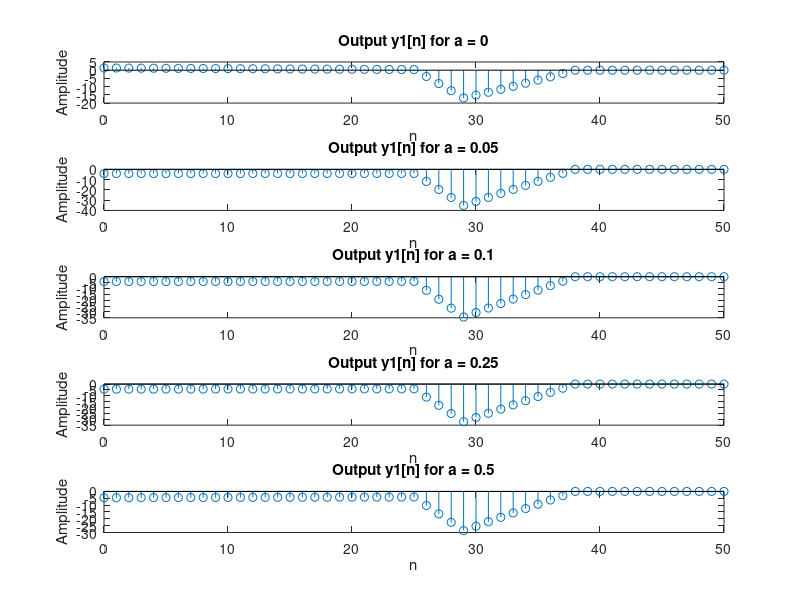
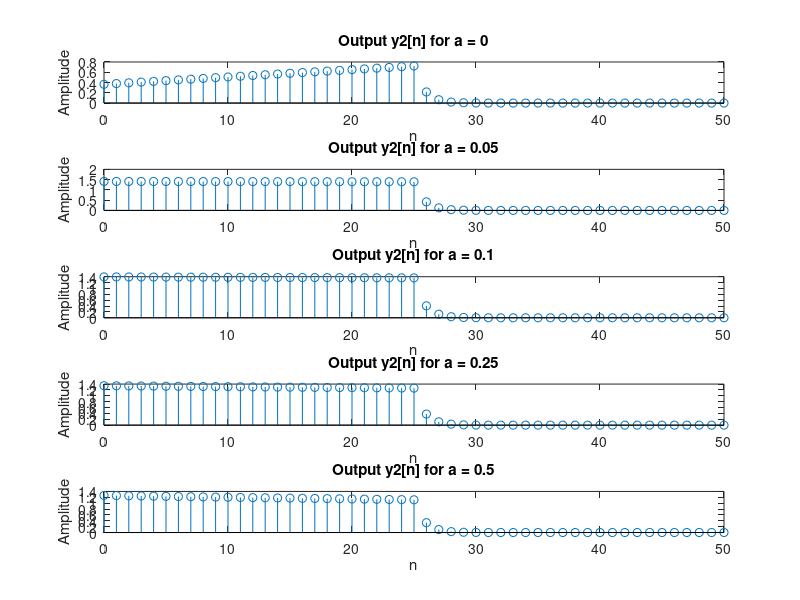
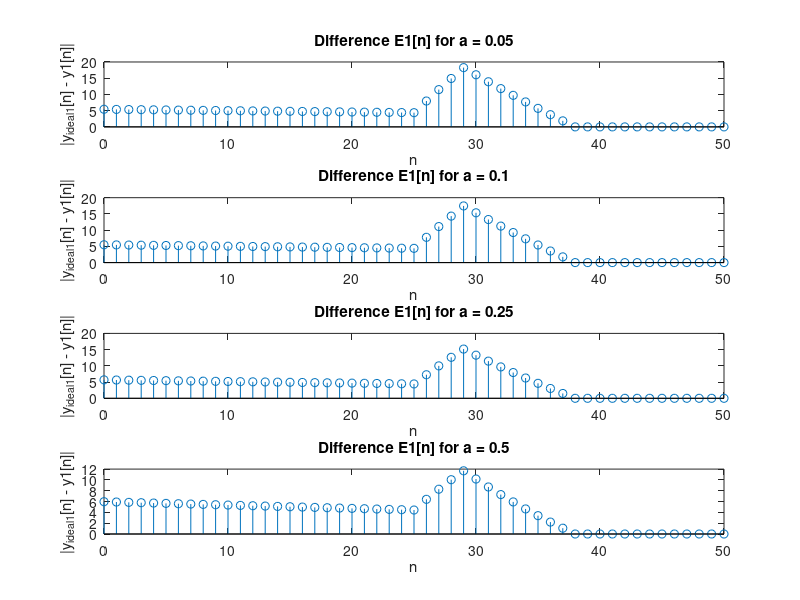
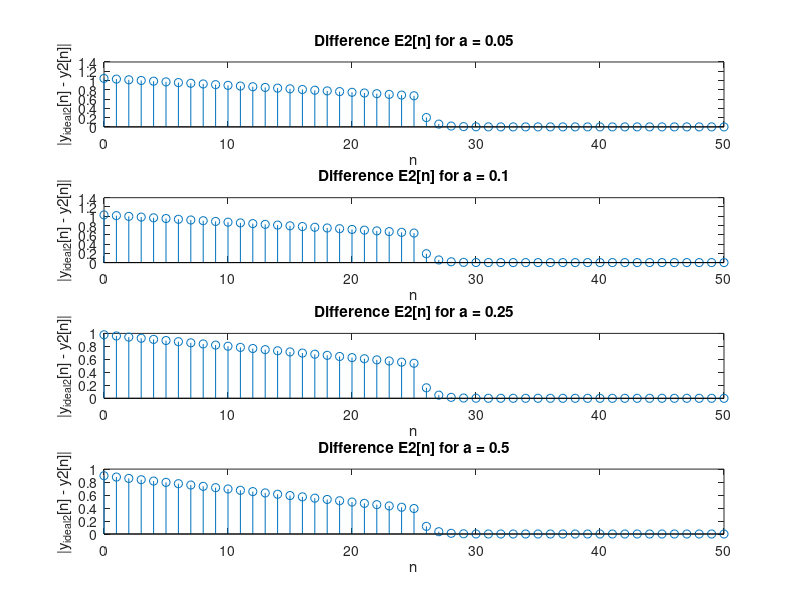

Write the MATLAB code that produced these figures, in order.
% Define the required parameters.
Ts = 0.01;
a_values = [0, 0.05, 0.10, 0.25, 0.5];
n = 0:50;

% Define the input sequences.
u_n = @(n) double(n >= 0);
x1 = 8 * (u_n(n) - u_n(n-4)) - 4 * (u_n(n-4) - u_n(n-13));
x2 = (0.3) .^ n .* u_n(n);

% Preallocate the arrays for storage.
y1 = zeros(length(a_values), length(n));
y2 = zeros(length(a_values), length(n));

for i = 1:length(a_values)
    a = a_values(i);
    h_n = zeros(1, length(n));
    
    if a == 0
        % Discrete approximation of an integrator.
        h_n = cumsum(Ts * ones(1, length(n)));
    else
        % Impulse response for the system with exponential decay
        h_n = exp(-a * (0:length(n)-1) * Ts) .* u_n(0:length(n)-1);
    end
    
    % Compute the output sequences by convolution
    y1(i, :) = conv(x1, h_n, 'same');
    y2(i, :) = conv(x2, h_n, 'same');
end

% Plotting code remains the same


% Plot the results for y1
figure;
for i = 1:length(a_values)
    subplot(length(a_values), 1, i);
    stem(n, y1(i, :));
    title(['Output y1[n] for a = ', num2str(a_values(i))]);
    xlabel('n');
    ylabel('Amplitude');
end

% Plot the results for y2
figure;
for i = 1:length(a_values)
    subplot(length(a_values), 1, i);
    stem(n, y2(i, :));
    title(['Output y2[n] for a = ', num2str(a_values(i))]);
    xlabel('n');
    ylabel('Amplitude');
end

% Initialize arrays to hold the differences
E1 = zeros(size(y1));
E2 = zeros(size(y2));

% Calculate the differences for each value of a, excluding a=0 (the first row)
for i = 2:length(a_values)
    E1(i, :) = abs(y1(1, :) - y1(i, :));
    E2(i, :) = abs(y2(1, :) - y2(i, :));
end

% Plot the results for E1
figure;
for i = 2:length(a_values)  % Start from 2 since the first row is for a=0
    subplot(length(a_values)-1, 1, i-1); 
    stem(n, E1(i, :));
    title(['Difference E1[n] for a = ', num2str(a_values(i))]);
    xlabel('n');
    ylabel('|y_{ideal1}[n] - y1[n]|');
end

% Plot the results for E2
figure;
for i = 2:length(a_values)  % Start from 2 since the first row is for a=0
    subplot(length(a_values)-1, 1, i-1);  
    stem(n, E2(i, :));
    title(['Difference E2[n] for a = ', num2str(a_values(i))]);
    xlabel('n');
    ylabel('|y_{ideal2}[n] - y2[n]|');
end